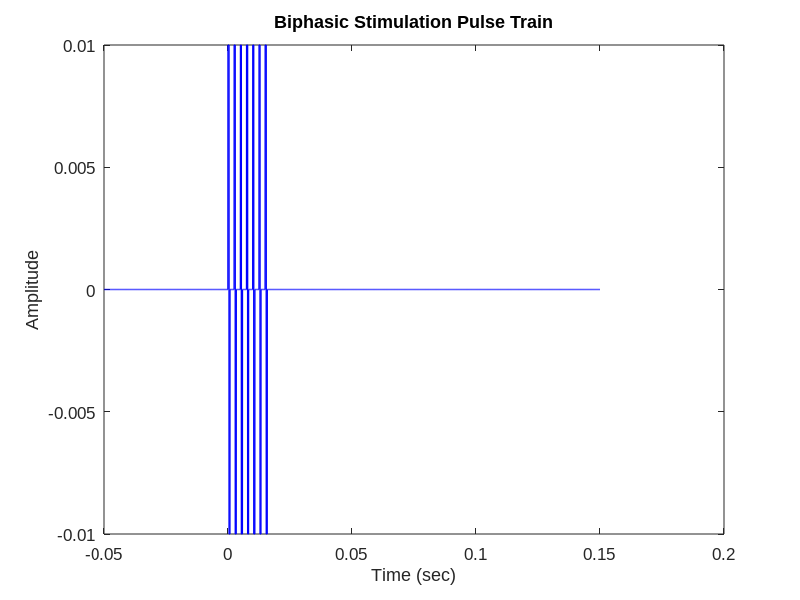

Write MATLAB code to recreate this figure.
function [stim, t] = StimulusForRespPlot

% ========================================================================
% Function: StimulusForRespPlot
%
% Description:
% Generates and plots a biphasic electrical stimulation pulse train used
% as a visual overlay in respiration-triggered stimulation plots.
%
% The stimulus consists of:
%   - 7 biphasic pulses
%   - 400 Hz pulse repetition frequency
%   - 0.4 ms positive phase
%   - 0.4 ms negative phase
%
% The waveform is aligned such that stimulation onset occurs at t = 0,
% allowing direct comparison with respiration traces aligned to trigger
% onset.
%
% Inputs:
%   None
%
% Outputs:
%   stim    : Biphasic stimulus waveform vector
%   t       : Time vector corresponding to stimulus waveform
%
% Workflow:
% 1. Define sampling parameters
% 2. Generate time vector
% 3. Shift time axis to align stimulation at t = 0
% 4. Define pulse-train parameters
% 5. Generate biphasic pulse train
% 6. Plot stimulus waveform
%
% Notes:
% - Time window spans:
%       • -50 ms pre-stimulus
%       • +150 ms post-stimulus
%
% - The generated waveform is intended primarily for visualization
%   purposes in respiration-aligned plots.
%
% - Positive and negative phases are charge-balanced.
%
% Usage:
%   [stim, t] = StimulusForRespPlot;
%
% Example:
%   [stim, t] = StimulusForRespPlot;
%
% Written by Anand C Krishnan (2025)
% For use in the Rajan Lab, IISER Pune
%
%
% Disclaimer:
% This MATLAB script was written entirely by the author (Anand C Krishnan).
% Generative AI tools were used solely to formalize the code comments for 
% improved readability and documentation. AI use was limited to enhancing 
% the accompanying comments and documentation.
%
% This code is intended for research use within the lab.
% Please acknowledge the author if this code contributes to your work.
% ========================================================================


%% =======================================================================
%  Define Sampling Parameters
%  =======================================================================

Fs = 30e3;
% Sampling frequency in Hz (30 kHz)

T_total = 200e-3;
% Total duration of waveform window (200 ms)

t = 0:1/Fs:T_total;
% Time vector from 0 to 200 ms


%% =======================================================================
%  Align Time Vector to Stimulus Onset
%  =======================================================================

t = t - 50e-3;
% Shift time axis so stimulation begins at t = 0
%
% Final time range:
%   -0.05 s to +0.15 s


%% =======================================================================
%  Define Pulse Train Parameters
%  =======================================================================

Vs = 0.01;
% Pulse amplitude

f = 400;
% Pulse repetition frequency (Hz)

T = 1/f;
% Inter-pulse interval / pulse period

N = 7;
% Number of biphasic pulses in train


%% =======================================================================
%  Define Biphasic Pulse Shape
%  =======================================================================

t_start = 0;
% Time of first pulse onset

t_pos = 0.4e-3;
% Duration of positive phase (0.4 ms)

t_neg = 0.4e-3;
% Duration of negative phase (0.4 ms)


%% =======================================================================
%  Initialize Stimulus Waveform
%  =======================================================================

stim = zeros(size(t));
% Preallocate waveform vector


%% =======================================================================
%  Generate Biphasic Pulse Train
%  =======================================================================

for k = 0:N-1

    % Compute pulse onset time
    t0 = t_start + k*T;

    % Generate positive phase
    stim(t >= t0 & t < t0 + t_pos) = Vs;

    % Generate negative phase
    stim(t >= t0 + t_pos & ...
         t < t0 + t_pos + t_neg) = -Vs;

end


%% =======================================================================
%  Plot Stimulus Waveform
%  =======================================================================

plot(t, stim, ...
    'b', ...
    'LineWidth', 1);

% Plot formatting:
%   Blue trace
%   Line width = 1


%% =======================================================================
%  Format Axes
%  =======================================================================

xlabel('Time (sec)')

ylabel('Amplitude')

title('Biphasic Stimulation Pulse Train')

set(gca, ...
    'FontSize', 12, ...
    'FontName', 'Arial')

box on


%% =======================================================================
%  Set Figure Background
%  =======================================================================

set(gcf, 'Color', 'White');


end
